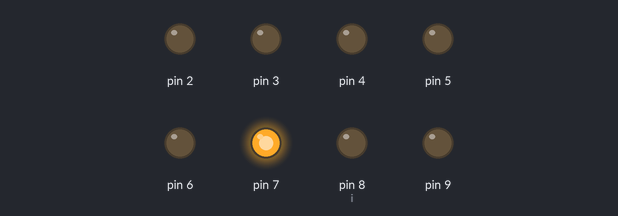
Bench run of a sketch on a simulated Arduino Uno, built with avr-gcc and run on an emulated ATmega328P. Parts: output pins drawn as LEDs (lit = HIGH).

Above: at 0.2 s.
At 1.2 s:
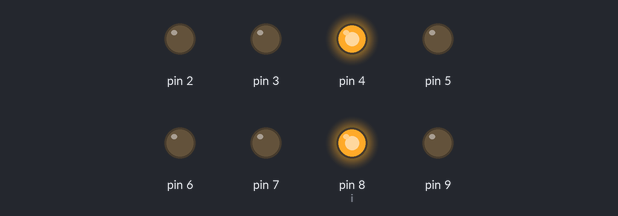
At 1.7 s:
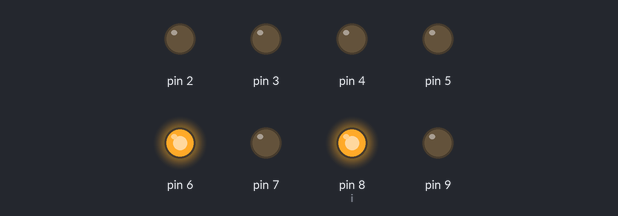
At 3.2 s:
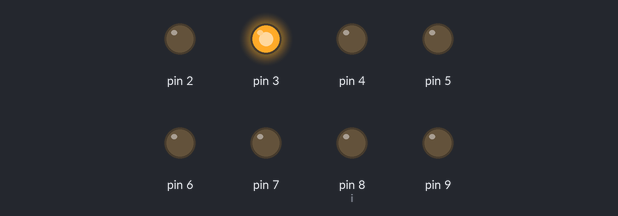
At 4.3 s:
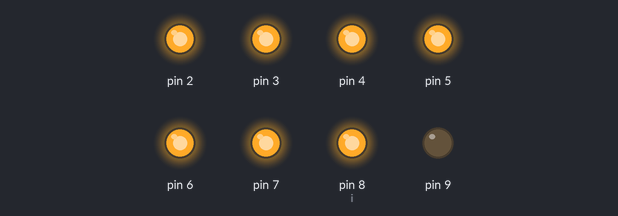
At 5.8 s:
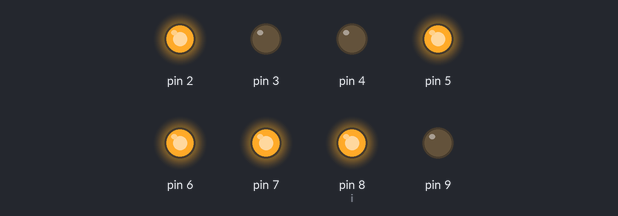
Timing chart, 0 to 6.6 s (numbered marks = the images above):
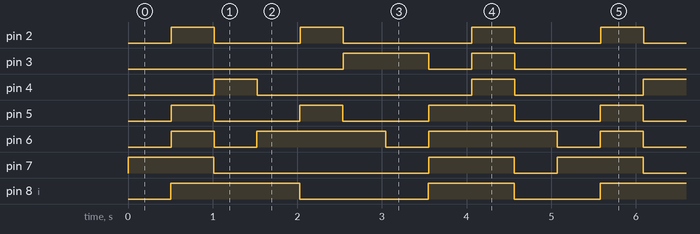

Measured:
- by itself, pin 2: repeats every 5.1 s: LOW 1.0 s, HIGH 0.51 s, LOW 1.5 s, HIGH 0.51 s, LOW 1.0 s, HIGH 0.51 s
- by itself, pin 3: repeats every 5.1 s: LOW 0.51 s, HIGH 0.51 s, LOW 3.0 s, HIGH 1.0 s
- by itself, pin 4: repeats every 5.1 s: LOW 2.5 s, HIGH 0.51 s, LOW 1.5 s, HIGH 0.51 s
- by itself, pin 5: repeats every 5.1 s: LOW 1.0 s, HIGH 0.51 s, LOW 1.0 s, HIGH 1.0 s, LOW 1.0 s, HIGH 0.51 s
- by itself, pin 6: repeats every 5.1 s: 2 × (LOW 0.51 s, HIGH 1.5 s), LOW 0.51 s, HIGH 0.51 s
- by itself, pin 7: repeats every 5.1 s: LOW 2.5 s, HIGH 1.0 s, LOW 0.51 s, HIGH 1.0 s
- by itself, pin 8 (i): repeats every 5.1 s: LOW 1.5 s, HIGH 1.0 s, LOW 1.0 s, HIGH 1.5 s

The sketch:

led_7doan.ino
```cpp
int h[10]={0x05,0x9F,0x22,0x0B,0x99,0x49,0x41,0x1F,0xFE,0x08};

void setup()
{
  pinMode(2,OUTPUT);
  pinMode(3,OUTPUT);
  pinMode(4,OUTPUT);
  pinMode(5,OUTPUT);
  pinMode(6,OUTPUT);
  pinMode(7,OUTPUT);
  pinMode(8,OUTPUT);
  pinMode(9,OUTPUT);
  digitalWrite(9,0);
  Serial.begin(9600);
}
void hienthi(int a){
  int d=h[a],i=8;
  while(i>=2)
    {
      d=d>>1;
      digitalWrite(i,d&1);
      delay(1);
      i--;
    }
}
void loop()
{
  for(int j=0;j<=9;j++)
  {
   hienthi(j);delay(500);
  }
}
```
